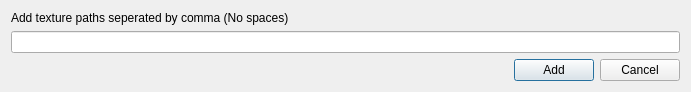
<?xml version="1.0" encoding="UTF-8"?>
<ui version="4.0">
 <class>Dialog</class>
 <widget class="QDialog" name="Dialog">
  <property name="geometry">
   <rect>
    <x>0</x>
    <y>0</y>
    <width>691</width>
    <height>91</height>
   </rect>
  </property>
  <property name="windowTitle">
   <string>Exceptions</string>
  </property>
  <layout class="QVBoxLayout" name="verticalLayout">
   <item>
    <widget class="QLabel" name="label">
     <property name="text">
      <string>Add texture paths seperated by comma (No spaces)</string>
     </property>
    </widget>
   </item>
   <item>
    <widget class="QLineEdit" name="pathsBox"/>
   </item>
   <item>
    <layout class="QHBoxLayout" name="horizontalLayout">
     <item>
      <spacer name="horizontalSpacer">
       <property name="orientation">
        <enum>Qt::Horizontal</enum>
       </property>
       <property name="sizeHint" stdset="0">
        <size>
         <width>40</width>
         <height>20</height>
        </size>
       </property>
      </spacer>
     </item>
     <item>
      <widget class="QPushButton" name="addButton">
       <property name="text">
        <string>Add</string>
       </property>
      </widget>
     </item>
     <item>
      <widget class="QPushButton" name="pushButton">
       <property name="text">
        <string>Cancel</string>
       </property>
      </widget>
     </item>
    </layout>
   </item>
  </layout>
 </widget>
 <resources/>
 <connections>
  <connection>
   <sender>pushButton</sender>
   <signal>clicked()</signal>
   <receiver>Dialog</receiver>
   <slot>reject()</slot>
   <hints>
    <hint type="sourcelabel">
     <x>653</x>
     <y>65</y>
    </hint>
    <hint type="destinationlabel">
     <x>450</x>
     <y>67</y>
    </hint>
   </hints>
  </connection>
 </connections>
</ui>
